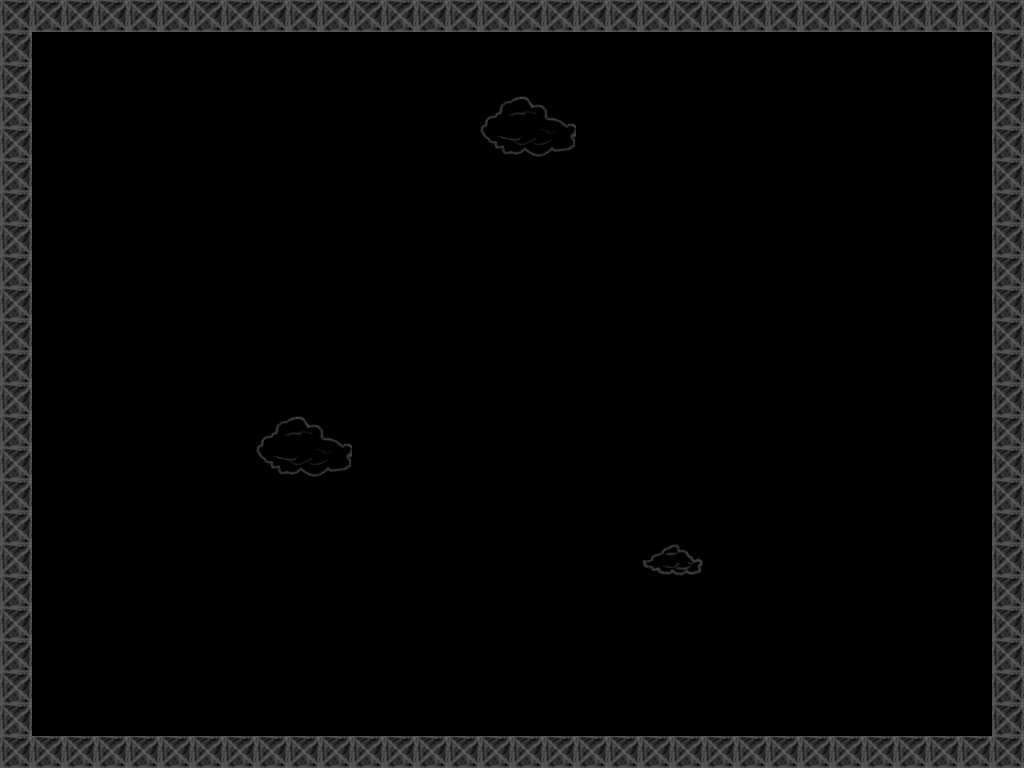

This is a level from a 2D game, rendered from its Tiled map with the project's own tilesets. A one-line summary and the map file follow, with tile-layer data summarised:
An orthogonal 32x24 tile map with 32x32 px tiles, 2 tile layers (tiles, collectibles), 1 hidden layer not drawn and 7 objects (SpawnPoint, ExitPoint).

<map version="1.0" orientation="orthogonal" width="32" height="24" tilewidth="32" tileheight="32">
 <tileset firstgid="1" name="Tilesheet" tilewidth="32" tileheight="32">
  <image source="Tilesheet.png" width="512" height="256" />
  <terraintypes>
   <terrain name="New Terrain" tile="-1" />
  </terraintypes>
  <tile id="6" terrain="0,0,0,0" />
  <tile id="7" terrain="0,0,0,0" />
  <tile id="22" terrain="0,0,0,0" />
  <tile id="23" terrain="0,0,0,0" />
  <tile id="24" terrain=",0,,0" />
  <tile id="28" terrain="0,0,0,0" />
  <tile id="38" terrain="0,0,0,0" />
  <tile id="39" terrain="0,0,0,0" />
  <tile id="54" terrain="0,0,0,0" />
  <tile id="55" terrain="0,0,0,0" />
 </tileset>
 <layer name="tiles" width="32" height="24">
  <data>[768 cells, 768 non-empty, 10 distinct tile ids]</data>
 </layer>
 <layer name="Exit" width="32" height="24" visible="0">
  <data>[768 cells, 10 non-empty, 9 distinct tile ids]</data>
 </layer>
 <objectgroup name="objects" width="32" height="24" visible="0">
  <object name="SpawnPoint" x="142" y="582" width="37" height="39" />
  <object name="ExitPoint" x="101" y="158" width="55" height="96" />
 </objectgroup>
 <layer name="collectibles" width="32" height="24">
  <data>[768 cells, 0 non-empty, 0 distinct tile ids]</data>
 </layer>
 <objectgroup name="collisions" width="32" height="24" visible="0">
  <object x="32" y="256" width="832" height="128" />
  <object x="0" y="0" width="1024" height="32" />
  <object x="0" y="32" width="32" height="704" />
  <object x="0" y="736" width="1024" />
  <object x="992" y="32" width="32" height="704" />
 </objectgroup>
 <objectgroup name="collectibles" width="32" height="24" visible="0" />
</map>